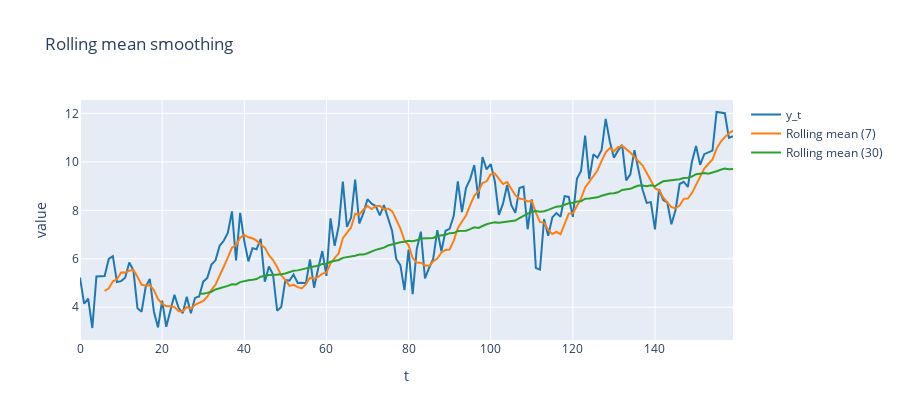

Notebook source saved alongside this figure:
### Markdown cell above
## Trend smoothing (short vs long windows)

Short windows respond quickly but are noisy; long windows are smoother but lag more.

### Code cell
fig = go.Figure()
fig.add_trace(go.Scatter(x=series.index, y=series, mode="lines", name="y_t", line=dict(color="#1f77b4")))
fig.add_trace(go.Scatter(x=series.index, y=df_roll[f"roll_mean_{w_short}"], mode="lines", name=f"Rolling mean ({w_short})", line=dict(color="#ff7f0e")))
fig.add_trace(go.Scatter(x=series.index, y=df_roll[f"roll_mean_{w_long}"], mode="lines", name=f"Rolling mean ({w_long})", line=dict(color="#2ca02c")))
fig.update_layout(title="Rolling mean smoothing", xaxis_title="t", yaxis_title="value", height=420)
fig.show()

### Figure 1 — Plotly figure (JSON) as saved in the notebook; plotly's stock layout.template omitted (floating-point values rounded to 4 significant figures; data arrays with more than 128 entries replaced by an {"elided": "..."} marker saying what was removed)
{"data": [{"line": {"color": "#1f77b4"}, "mode": "lines", "name": "y_t", "type": "scatter", "x": {"elided": "160 int values"}, "y": {"elided": "160 float values"}}, {"line": {"color": "#ff7f0e"}, "mode": "lines", "name": "Rolling mean (7)", "type": "scatter", "x": {"elided": "160 int values"}, "y": {"elided": "160 float values"}}, {"line": {"color": "#2ca02c"}, "mode": "lines", "name": "Rolling mean (30)", "type": "scatter", "x": {"elided": "160 int values"}, "y": {"elided": "160 float values"}}], "layout": {"height": 420, "title": {"text": "Rolling mean smoothing"}, "xaxis": {"title": {"text": "t"}}, "yaxis": {"title": {"text": "value"}}}}
